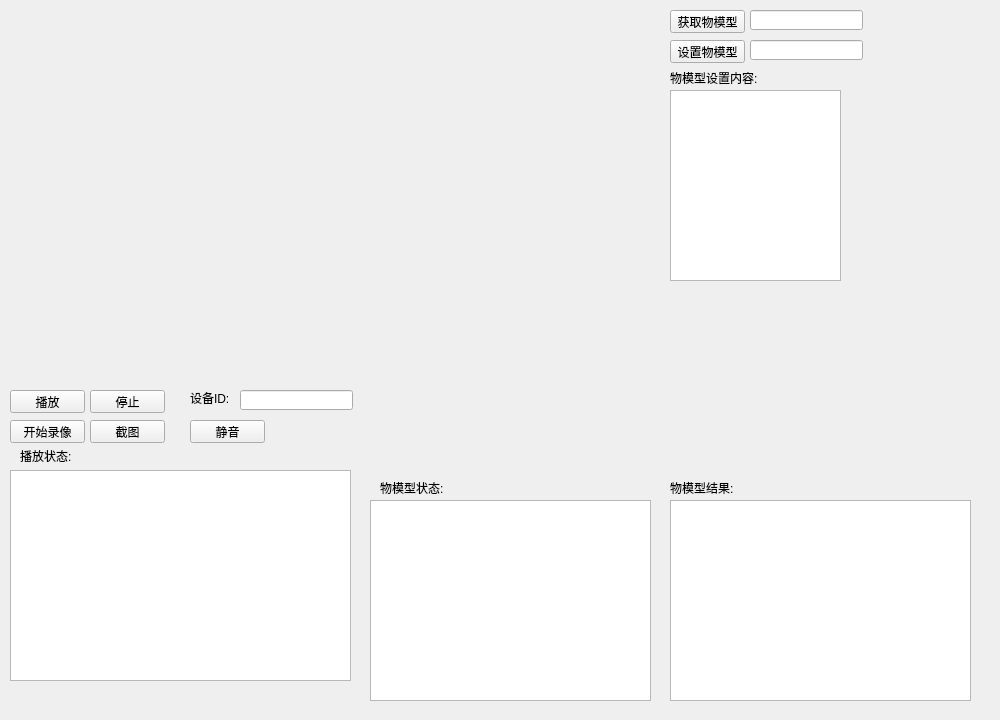
<?xml version="1.0" encoding="UTF-8"?>
<ui version="4.0">
 <class>Widget</class>
 <widget class="QWidget" name="Widget">
  <property name="geometry">
   <rect>
    <x>0</x>
    <y>0</y>
    <width>1000</width>
    <height>720</height>
   </rect>
  </property>
  <property name="windowTitle">
   <string>Widget</string>
  </property>
  <widget class="QWidget" name="videoShowWind" native="true">
   <property name="geometry">
    <rect>
     <x>10</x>
     <y>10</y>
     <width>640</width>
     <height>360</height>
    </rect>
   </property>
  </widget>
  <widget class="QPushButton" name="btnVideoPlay">
   <property name="geometry">
    <rect>
     <x>10</x>
     <y>390</y>
     <width>75</width>
     <height>23</height>
    </rect>
   </property>
   <property name="text">
    <string>播放</string>
   </property>
  </widget>
  <widget class="QPushButton" name="btnVideoStop">
   <property name="geometry">
    <rect>
     <x>90</x>
     <y>390</y>
     <width>75</width>
     <height>23</height>
    </rect>
   </property>
   <property name="text">
    <string>停止</string>
   </property>
  </widget>
  <widget class="QLineEdit" name="edtDevId">
   <property name="geometry">
    <rect>
     <x>240</x>
     <y>390</y>
     <width>113</width>
     <height>20</height>
    </rect>
   </property>
  </widget>
  <widget class="QLabel" name="label">
   <property name="geometry">
    <rect>
     <x>190</x>
     <y>390</y>
     <width>41</width>
     <height>16</height>
    </rect>
   </property>
   <property name="text">
    <string>设备ID:</string>
   </property>
  </widget>
  <widget class="QTextEdit" name="edtVideoStatus">
   <property name="geometry">
    <rect>
     <x>10</x>
     <y>470</y>
     <width>341</width>
     <height>211</height>
    </rect>
   </property>
  </widget>
  <widget class="QLabel" name="labModelStatus">
   <property name="geometry">
    <rect>
     <x>380</x>
     <y>480</y>
     <width>71</width>
     <height>16</height>
    </rect>
   </property>
   <property name="text">
    <string>物模型状态:</string>
   </property>
  </widget>
  <widget class="QLabel" name="labPlayStatus">
   <property name="geometry">
    <rect>
     <x>20</x>
     <y>450</y>
     <width>54</width>
     <height>12</height>
    </rect>
   </property>
   <property name="text">
    <string>播放状态:</string>
   </property>
  </widget>
  <widget class="QPushButton" name="btnGetModel">
   <property name="geometry">
    <rect>
     <x>670</x>
     <y>10</y>
     <width>75</width>
     <height>23</height>
    </rect>
   </property>
   <property name="text">
    <string>获取物模型</string>
   </property>
  </widget>
  <widget class="QLabel" name="labModelResp">
   <property name="geometry">
    <rect>
     <x>670</x>
     <y>480</y>
     <width>71</width>
     <height>16</height>
    </rect>
   </property>
   <property name="text">
    <string>物模型结果:</string>
   </property>
  </widget>
  <widget class="QTextEdit" name="edtModelStatus">
   <property name="geometry">
    <rect>
     <x>370</x>
     <y>500</y>
     <width>281</width>
     <height>201</height>
    </rect>
   </property>
  </widget>
  <widget class="QTextEdit" name="edtModelResp">
   <property name="geometry">
    <rect>
     <x>670</x>
     <y>500</y>
     <width>301</width>
     <height>201</height>
    </rect>
   </property>
  </widget>
  <widget class="QPushButton" name="btnSetModel">
   <property name="geometry">
    <rect>
     <x>670</x>
     <y>40</y>
     <width>75</width>
     <height>23</height>
    </rect>
   </property>
   <property name="text">
    <string>设置物模型</string>
   </property>
  </widget>
  <widget class="QTextEdit" name="edtSetModelText">
   <property name="geometry">
    <rect>
     <x>670</x>
     <y>90</y>
     <width>171</width>
     <height>191</height>
    </rect>
   </property>
  </widget>
  <widget class="QLabel" name="labSetModelText">
   <property name="geometry">
    <rect>
     <x>670</x>
     <y>70</y>
     <width>91</width>
     <height>16</height>
    </rect>
   </property>
   <property name="text">
    <string>物模型设置内容:</string>
   </property>
  </widget>
  <widget class="QLineEdit" name="edtGetModelType">
   <property name="geometry">
    <rect>
     <x>750</x>
     <y>10</y>
     <width>113</width>
     <height>20</height>
    </rect>
   </property>
  </widget>
  <widget class="QLineEdit" name="setModelType">
   <property name="geometry">
    <rect>
     <x>750</x>
     <y>40</y>
     <width>113</width>
     <height>20</height>
    </rect>
   </property>
  </widget>
  <widget class="QPushButton" name="btnRecord">
   <property name="geometry">
    <rect>
     <x>10</x>
     <y>420</y>
     <width>75</width>
     <height>23</height>
    </rect>
   </property>
   <property name="text">
    <string>开始录像</string>
   </property>
  </widget>
  <widget class="QPushButton" name="btnScreenShot">
   <property name="geometry">
    <rect>
     <x>90</x>
     <y>420</y>
     <width>75</width>
     <height>23</height>
    </rect>
   </property>
   <property name="text">
    <string>截图</string>
   </property>
  </widget>
  <widget class="QPushButton" name="btnTalk">
   <property name="geometry">
    <rect>
     <x>190</x>
     <y>420</y>
     <width>75</width>
     <height>23</height>
    </rect>
   </property>
   <property name="text">
    <string>静音</string>
   </property>
  </widget>
 </widget>
 <layoutdefault spacing="6" margin="11"/>
 <resources/>
 <connections/>
</ui>
